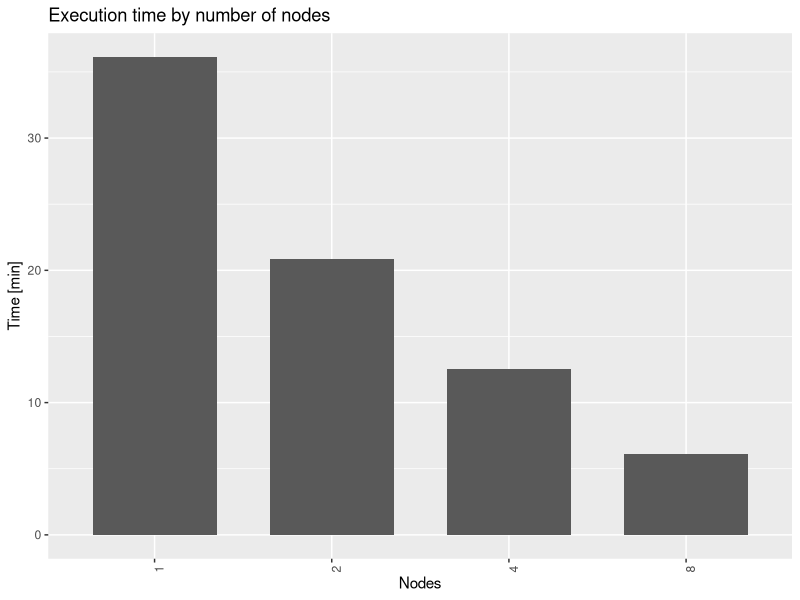
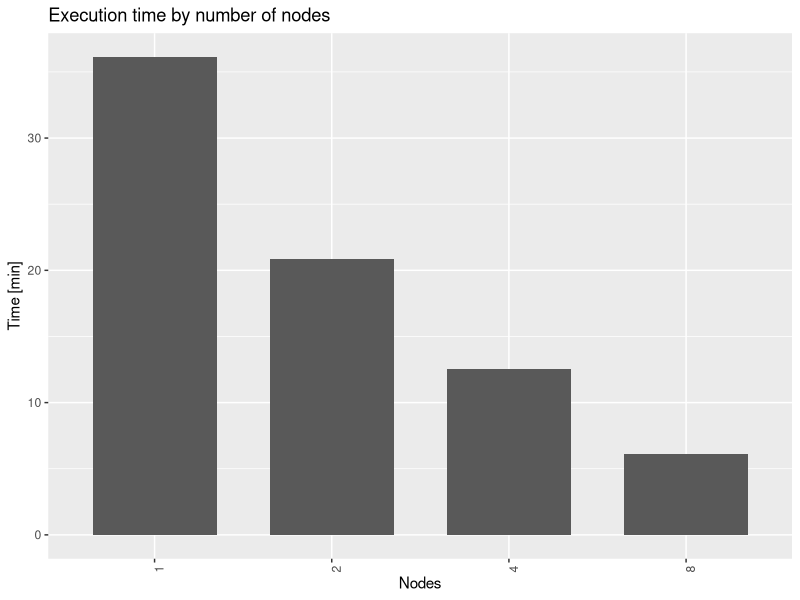

R code for these plots, in order:
require(tidyverse)
require(lubridate)

paramsPattern = "num-executors"
getParams <- function(command){
  params = str_trim(str_split(command, "--")[[1]])
  params = params[grepl(paramsPattern, params)]
  return(paste(params, collapse = " "))
}

log = enframe(readLines("scale.txt"))
spark = log %>% filter(grepl(value, pattern = "SparkSubmit ")) %>% 
  separate(value, into = c("time", "appId", "command"), sep = "\\|")
spark$params = spark$command %>% map(getParams)
spark = spark %>% separate(params, into = c(NA,"nodes"), sep = " ") %>%
  select(appId, nodes) 

START = "Reading data"
END   = "Merging DCELs"
pattern = paste0(START,"|",END)
fields = c("time", "appId", "phase")
sdcel0 = log %>% filter(grepl(value, pattern = pattern)) %>%
  separate(value, fields, sep = "\\|") %>%
  mutate(phase = str_trim(phase)) %>%
  mutate(time = parse_date_time(str_replace(time,",","."), "%Y-%m-%d %H:%M:%OS")) %>%
  select(appId, phase, time) 

sdcel1 = sdcel0 %>% pivot_wider(names_from = phase, values_from = time)
names(sdcel1) = c("appId", "read", "merge")
sdcel = sdcel1 %>% mutate(time = merge - read)

data = spark %>% inner_join(sdcel, by = "appId") %>% select(nodes, time) %>%
  group_by(nodes) %>% summarise(time = mean(time))
data$nodes = factor(data$nodes, levels = c("1", "2", "4", "8"))

p = ggplot(data = data, aes(x = nodes, y = time)) +
  geom_bar(stat="identity", position=position_dodge(width = 0.75), width = 0.7) + 
  theme(axis.text.x = element_text(angle = 90, hjust = 1)) + 
  labs(x="Nodes", y="Time [min]", title="Execution time by number of nodes") 
plot(p)

ggsave(paste0("scale.pdf"), width = 12, height = 8, device = "pdf")